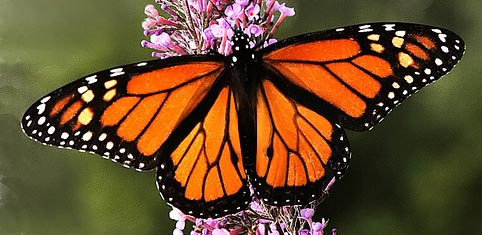
#> input picture mariposa.jpg, 482 x 235 px
$ jupyter execute --allow-errors 'SURF with OpenCV.ipynb'
#> lines starting #> are read from the running program, lines starting #| are printed output that depends on the picture
Feature extraction using SURF

### Imports

[cell 1]
from matplotlib import pyplot as plt

import cv2
import numpy as np

print('OpenCV version: {}'.format(cv2.__version__))

### Read image

[cell 2]
image = cv2.imread(r"mariposa.jpg")
#> image is the input picture: shape (235, 482, 3); mean B, G, R 43, 75.9, 104.4
print('size: {} shape: {}'.format(image.size, image.shape))
#| size: 339810 shape: (235, 482, 3)

### Convert to gray scale

[cell 3]
gray = cv2.cvtColor(image, cv2.COLOR_BGR2GRAY)
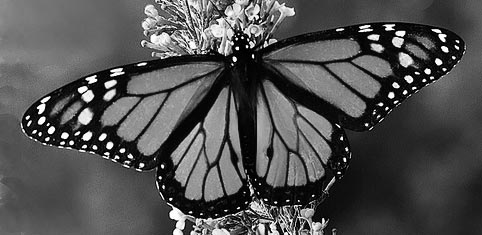
#> gray: shape (235, 482); min 0, max 255, mean 80.7
